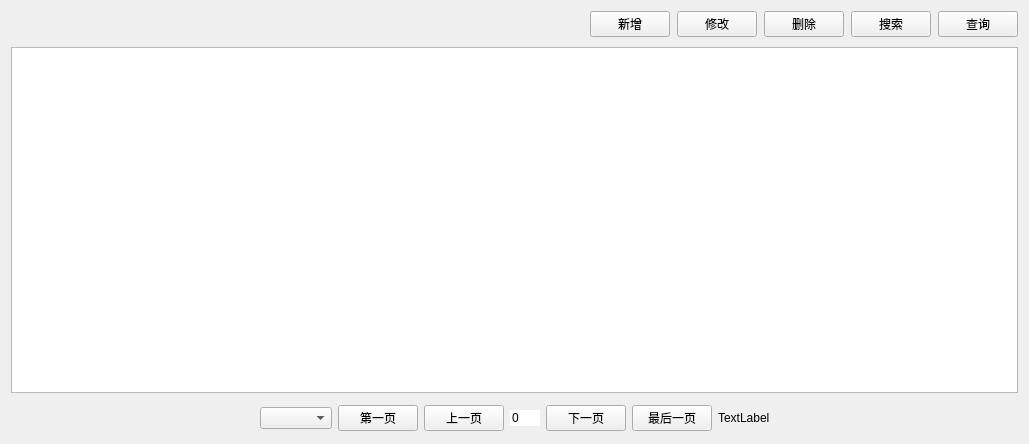
<?xml version="1.0" encoding="UTF-8"?>
<ui version="4.0">
 <class>UserTable</class>
 <widget class="QWidget" name="UserTable">
  <property name="geometry">
   <rect>
    <x>0</x>
    <y>0</y>
    <width>1029</width>
    <height>444</height>
   </rect>
  </property>
  <property name="windowTitle">
   <string>UserTable</string>
  </property>
  <layout class="QGridLayout" name="gridLayout">
   <item row="0" column="0">
    <layout class="QVBoxLayout" name="verticalLayout">
     <property name="spacing">
      <number>10</number>
     </property>
     <property name="sizeConstraint">
      <enum>QLayout::SetDefaultConstraint</enum>
     </property>
     <item>
      <layout class="QHBoxLayout" name="horizontalLayout">
       <property name="spacing">
        <number>7</number>
       </property>
       <property name="topMargin">
        <number>0</number>
       </property>
       <property name="bottomMargin">
        <number>0</number>
       </property>
       <item>
        <widget class="QLabel" name="title_label">
         <property name="text">
          <string/>
         </property>
        </widget>
       </item>
       <item>
        <spacer name="horizontalSpacer">
         <property name="orientation">
          <enum>Qt::Horizontal</enum>
         </property>
         <property name="sizeHint" stdset="0">
          <size>
           <width>40</width>
           <height>20</height>
          </size>
         </property>
        </spacer>
       </item>
       <item>
        <widget class="QPushButton" name="new_btn">
         <property name="text">
          <string>新增</string>
         </property>
        </widget>
       </item>
       <item>
        <widget class="QPushButton" name="modify_btn">
         <property name="text">
          <string>修改</string>
         </property>
        </widget>
       </item>
       <item>
        <widget class="QPushButton" name="del_btn">
         <property name="text">
          <string>删除</string>
         </property>
        </widget>
       </item>
       <item>
        <widget class="QPushButton" name="search_btn">
         <property name="text">
          <string>搜索</string>
         </property>
        </widget>
       </item>
       <item>
        <widget class="QPushButton" name="query_btn">
         <property name="text">
          <string>查询</string>
         </property>
        </widget>
       </item>
      </layout>
     </item>
     <item>
      <layout class="QHBoxLayout" name="horizontalLayout_8">
       <item>
        <widget class="QTableView" name="tableView">
         <property name="styleSheet">
          <string notr="true"/>
         </property>
         <attribute name="horizontalHeaderStretchLastSection">
          <bool>true</bool>
         </attribute>
        </widget>
       </item>
      </layout>
     </item>
     <item>
      <layout class="QHBoxLayout" name="paging_layout">
       <property name="topMargin">
        <number>2</number>
       </property>
       <property name="bottomMargin">
        <number>2</number>
       </property>
       <item>
        <spacer name="horizontalSpacer_2">
         <property name="orientation">
          <enum>Qt::Horizontal</enum>
         </property>
         <property name="sizeHint" stdset="0">
          <size>
           <width>40</width>
           <height>20</height>
          </size>
         </property>
        </spacer>
       </item>
       <item>
        <widget class="QComboBox" name="setPageNumCbx"/>
       </item>
       <item>
        <widget class="QPushButton" name="first_btn">
         <property name="text">
          <string>第一页</string>
         </property>
        </widget>
       </item>
       <item>
        <widget class="QPushButton" name="pre_btn">
         <property name="text">
          <string>上一页</string>
         </property>
        </widget>
       </item>
       <item>
        <widget class="QSpinBox" name="page_edit">
         <property name="styleSheet">
          <string notr="true">QSpinBox::up-button,QSpinBox::down-button
{
	width:0px;
}
QSpinBox
{
	border:1px;
	width :30px;
}</string>
         </property>
        </widget>
       </item>
       <item>
        <widget class="QPushButton" name="next_btn">
         <property name="text">
          <string>下一页</string>
         </property>
        </widget>
       </item>
       <item>
        <widget class="QPushButton" name="last_btn">
         <property name="text">
          <string>最后一页</string>
         </property>
        </widget>
       </item>
       <item>
        <widget class="QLabel" name="page_info_label">
         <property name="text">
          <string>TextLabel</string>
         </property>
        </widget>
       </item>
       <item>
        <spacer name="horizontalSpacer_3">
         <property name="orientation">
          <enum>Qt::Horizontal</enum>
         </property>
         <property name="sizeHint" stdset="0">
          <size>
           <width>40</width>
           <height>20</height>
          </size>
         </property>
        </spacer>
       </item>
      </layout>
     </item>
    </layout>
   </item>
  </layout>
 </widget>
 <layoutdefault spacing="6" margin="11"/>
 <resources/>
 <connections/>
</ui>
